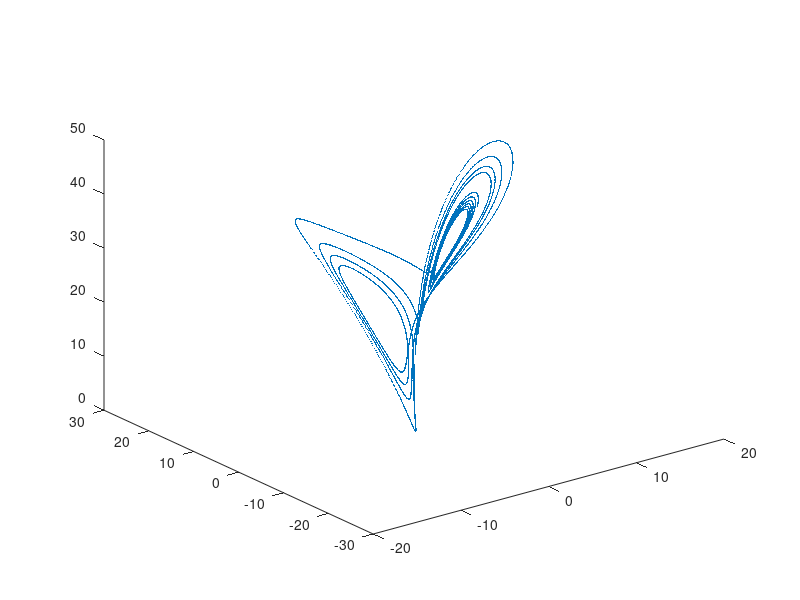

MATLAB code to generate this figure:
%% Main
clear, clc
sigma = 10;
beta = 8/3;
r = 28;

dt = 1e-3;
T = 1e1;
N = T/dt;

x1 = 1;
x2 = 2;
x3 = 3;
f = @(t, var) [sigma*(var(2)-var(1)); r*var(1)-var(2)-var(1)*var(3);var(1)*var(2)-beta*var(3)];
[t,x] = ode45(f,0:1:10,[x1;x2;x3]);

n = length(t);

% Starting loop from this initial condition
x1 = x(n,1); x2 = x(n,2); x3 = x(n,3);

[t,x] = ode45(f,[0:dt:T],[x1;x2;x3]);
e1=0;
e2=0;
e3=0;

plot3(x(:,1),x(:,2),x(:,3),'.','MarkerSize',2);

JN = eye(3);
w = eye(3);
J = eye(3);
for k=1:N
% calculate next point on trajectory
x1 = x(k,1);
x2 = x(k,2);
x3 = x(k,3);

J = (eye(3)+[-sigma,sigma,0;-x3+r,-1,-x1;x2,x1,-beta]*dt);
w = orth(J*w);
e1=e1+log(norm(w(:,1)));
e2=e2+log(norm(w(:,2)));
e3=e3+log(norm(w(:,3)));


w(:,1) = w(:,1)/norm(w(:,1));
w(:,2) = w(:,2)/norm(w(:,2));
w(:,3) = w(:,3)/norm(w(:,3));
end

e1=e1/T; % Lyapunov exponents
e2=e2/T;
e3=e3/T;
l1=exp(e1); % Lyapunov numbers
l2=exp(e2);
l3=exp(e3);
[e1,e2,e3]
trace=e1+e2+e3
[l1,l2,l3]

